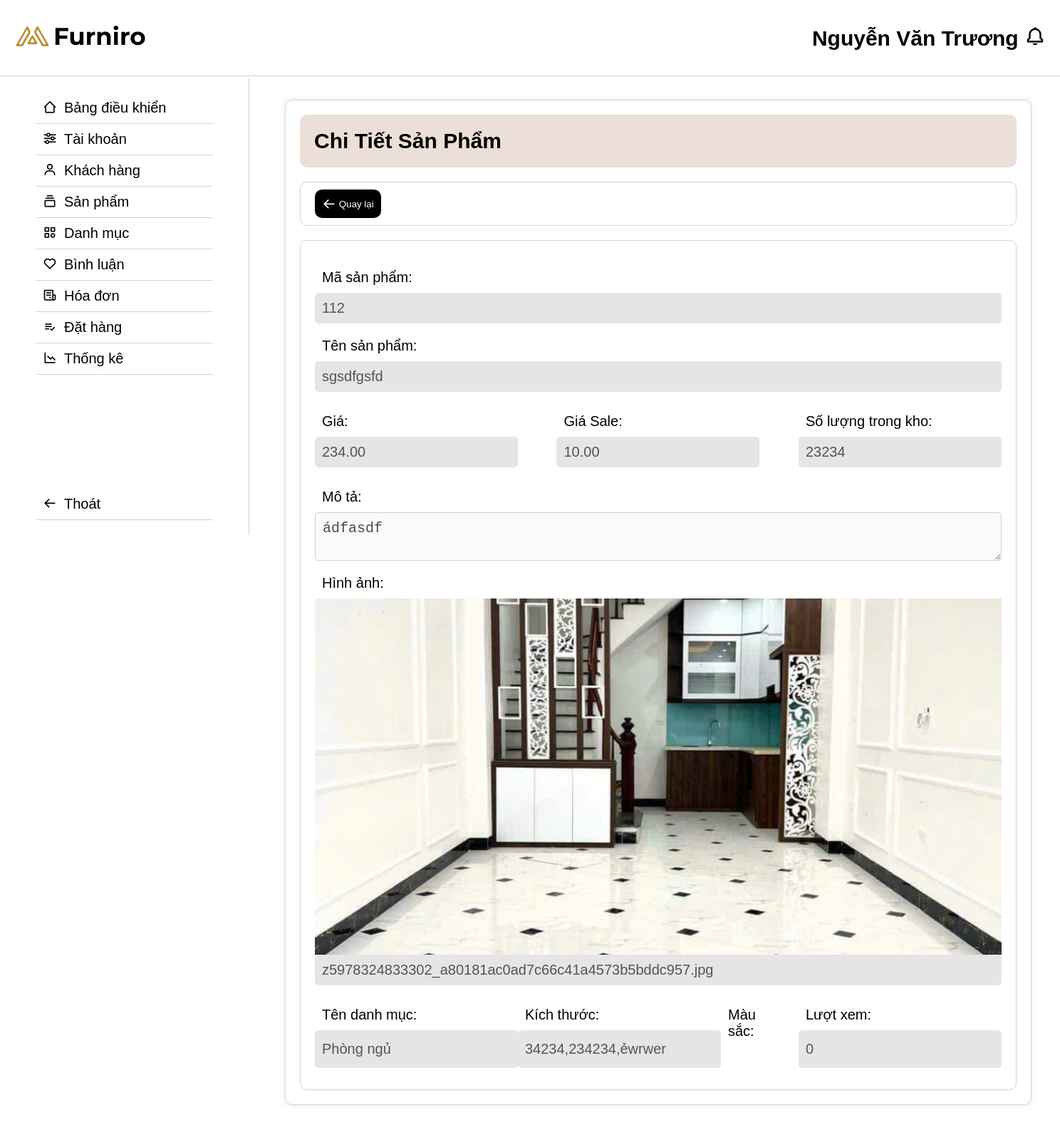
/admin/index.php?act=chiTietSanPham&id=112 (signed in), run on the app's committed database.
### tables this page shows
CREATE TABLE `sanpham` (
  `MaSanPham` int(11) NOT NULL,
  `TenSanPham` varchar(255) NOT NULL,
  `MoTa` text DEFAULT NULL,
  `Gia` decimal(10,2) NOT NULL,
  `GiaSale` decimal(10,2) DEFAULT NULL,
  `SoLuongTrongKho` int(11) NOT NULL,
  `HinhAnh` varchar(255) DEFAULT NULL,
  `MaDanhMuc` int(11) NOT NULL,
  `KichThuoc` varchar(255) DEFAULT NULL,
  `MauSac` varchar(255) DEFAULT NULL,
  `LuotXem` int(11) NOT NULL
);

CREATE TABLE `danhmucsanpham` (
  `MaDanhMuc` int(11) NOT NULL,
  `TenDanhMuc` varchar(255) NOT NULL,
  `TrangThai` tinyint(1) NOT NULL DEFAULT 1
);

### model/pdo.php (called while the page is built, shortened)
<?php
function pdo_get_connection()
{
    $dburl = "mysql:host=localhost;dbname=d1;charset=utf8";
    $username = 'root';
    $password = '';
    $conn = new PDO($dburl, $username, $password);
    $conn->setAttribute(PDO::ATTR_ERRMODE, PDO::ERRMODE_EXCEPTION);
    return $conn;
}
function pdo_query_one($sql)
{
    $sql_args = array_slice(func_get_args(), 1);
    try {
        $conn = pdo_get_connection();
        $stmt = $conn->prepare($sql);
        $stmt->execute($sql_args);
        $row = $stmt->fetch(PDO::FETCH_ASSOC);
        return $row;
    } catch (PDOException $e) {
        throw $e;
    } finally {
        unset($conn);
    }
}

### model/sanpham.php (called while the page is built, shortened)
<?php
function loadone_sanpham_detail($MaDanhMuc)
{
    $sql = "SELECT * FROM sanpham inner join danhmucsanpham on sanpham.MaDanhMuc = danhmucsanpham.MaDanhMuc where MaSanPham= " . $MaDanhMuc;
    $sp = pdo_query_one($sql);
    return $sp;
}

### global.php (called while the page is built, shortened)
<?php
$img_path = "../upload/";

### admin/sanpham/list-detail.php (the view)
<div class="danhmuc">
    <div class="list-danhmuc">
        <div class="list-danhmuc__title">
            <h2>Chi Tiết Sản Phẩm</h2>
        </div>
        <div style="display: flex; justify-content: space-between; margin: 20px 0; align-items: center;border: 1px solid rgba(128, 128, 128, 0.349); border-radius: 10px; padding:10px 20px">
            <div class="list-danhmuc__add">
                <a href="index.php?act=listSanPham"><i class='bx bx-arrow-back'></i><input type="button" value=" Quay lại"></a>
            </div>
        </div>
        <div class=" list-danhmuc__content list-sanpham__content">
            <div class="sanpham-detail">
                <div class="row-detail">
                    <label for="">Mã sản phẩm:</label>
                    <input type="text" value="<?= $MaSanPham ?>" disabled>
                </div>
                <div class="row-detail">
                    <label for="">Tên sản phẩm:</label>
                    <input type="text" value="<?= $TenSanPham ?>" disabled>
                </div>
                <div style="display: flex;justify-content: space-between;">
                    <div class="row-detail">
                        <label for="">Giá:</label>
                        <input type="text" value="<?= $Gia ?>" disabled>
                    </div>
                    <div class="row-detail">
                        <label for="">Giá Sale:</label>
                        <input type="text" value="<?= $GiaSale ?>" disabled>
                    </div>
                    <div class="row-detail">
                        <label for="">Số lượng trong kho:</label>
                        <input type="text" value="<?= $SoLuongTrongKho ?>" disabled>
                    </div>
                </div>
                <div class="row-detail">
                    <label for="">Mô tả:</label>
                    <textarea disabled><?= $MoTa ?></textarea>
                </div>
                <div class="row-detail">
                    <label for="">Hình ảnh:</label>
                    <img style="height: 500px;" src="<?= $img_path ?>/<?= $HinhAnh ?>" alt="">
                    <input type="text" value="<?= $HinhAnh ?>" disabled>
                </div>
                <div style="display: flex;justify-content: space-between;">
                    <div class="row-detail">
                        <label for="">Tên danh mục:</label>
                        <input type="text" value="<?= $TenDanhMuc ?>" disabled>
                    </div>
                    <div class="row-detail">
                        <label for="">Kích thước:</label>
                        <input type="text" value="<?= $KichThuoc ?>" disabled>
                    </div>
                    <div class="row-detail">
                        <label for="">Màu sắc:</label>
                        <div style="width: 100%;height: 30px;background-color:<?= $MauSac ?>"></div>
                    </div>
                    <div class="row-detail">
                        <label for="">Lượt xem:</label>
                        <input type="text" value="<?= $LuotXem ?>" disabled>
                    </div>
                </div>
            </div>
        </div>
    </div>
</div>

### assets/css/css-admin.css (style rules this page uses)
* { padding: 0; margin: 0; box-sizing: border-box; }
body { font-size: 20px; }
img { width: 100%; max-width: 100%; }
a { text-decoration: none; color: black; }
body { font-family: sans-serif; margin: 20px; }
.danhmuc { display: flex; gap: 50px; }
.list-danhmuc { display: block; gap: 50px; padding: 20px; border-radius: 10px; border: 1px solid rgba(128, 128, 128, 0.349); flex: 1; box-shadow: 0 0 10px rgba(0, 0, 0, 0.1); }
.list-danhmuc__title { padding: 20px; border-radius: 10px; display: flex; align-items: center; gap: 20px; background-color: #EBDFD7; margin-bottom: 20px; text-align: center; }
.list-danhmuc__add a { display: flex; align-items: center; }
.list-danhmuc__add i { font-size: 20px; }
.list-danhmuc__add a input { background-color: black; color: white; border: none; }
.list-danhmuc__add a { padding: 10px; border-radius: 10px; background-color: black; color: white; cursor: pointer; }
.list-sanpham__content { font-size: 14px; }
.sanpham-detail { border: 1px solid rgba(128, 128, 128, 0.349); padding: 20px; border-radius: 10px; }
.sanpham-detail .row-detail { display: flex; flex-direction: column; font-size: 20px; margin: 10px 0; }
.sanpham-detail .row-detail label { margin-right: 50px; padding: 10px; border-radius: 10px; }
.sanpham-detail .row-detail input { flex: 8; font-size: 20px; padding: 10px; border-radius: 5px; border: none; background-color: #c4c4c46e; }
.sanpham-detail .row-detail textarea { flex: 8; font-size: 20px; padding: 10px; border-radius: 5px; border: 1px solid rgba(128, 128, 128, 0.349); color: rgba(0, 0, 0, 0.705); }
.list-sanpham__content img { height: 50px; object-fit: cover; }

### data on the page
sanpham: MaSanPham "112", TenSanPham "sgsdfgsfd", Gia "234.00", GiaSale "10.00", SoLuongTrongKho "23234", MoTa "ádfasdf", HinhAnh (picture), HinhAnh "z5978324833302_a80181ac0ad7c66c41a4573b5bddc957.jpg", MaDanhMuc.TenDanhMuc "Phòng ngủ", KichThuoc "34234,234234,ẻwrwer", LuotXem "0"
